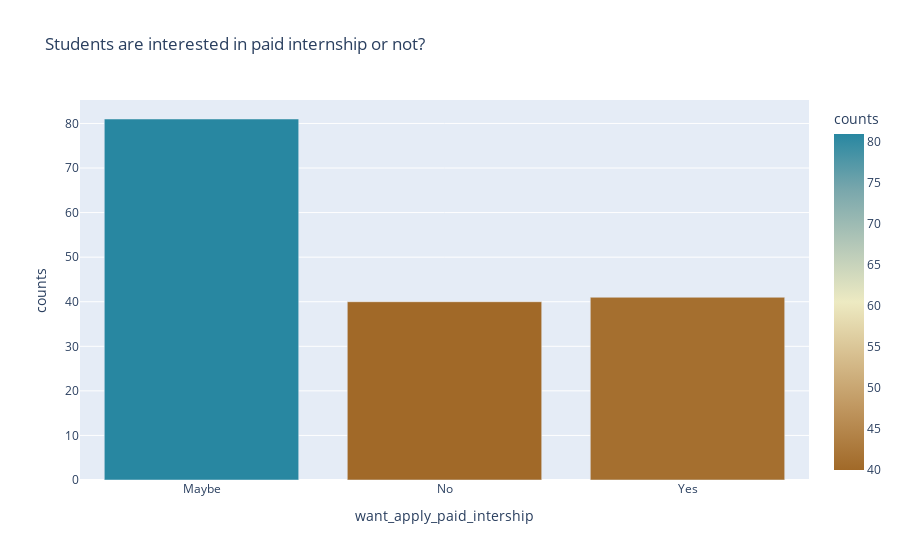

Here is the notebook cell this chart was saved with:
### Code cell
#bar chart for paid internship
fig = px.bar(paid_internship1,
             x='want_apply_paid_intership',
             y='counts',
             color='counts',
             color_continuous_scale='earth',
             title='Students are interested in paid internship or not?')
fig.show()

### Figure 1 — Plotly figure (JSON) as saved in the notebook; plotly's stock layout.template omitted (floating-point values rounded to 4 significant figures)
{"data": [{"alignmentgroup": "True", "hovertemplate": "want_apply_paid_intership=%{x}<br>counts=%{marker.color}<extra></extra>", "legendgroup": "", "marker": {"color": [81, 40, 41], "coloraxis": "coloraxis"}, "name": "", "offsetgroup": "", "orientation": "v", "showlegend": false, "textposition": "auto", "type": "bar", "x": ["Maybe", "No", "Yes"], "xaxis": "x", "y": [81, 40, 41], "yaxis": "y"}], "layout": {"barmode": "relative", "coloraxis": {"colorbar": {"title": {"text": "counts"}}, "colorscale": [[0, "rgb(161, 105, 40)"], [0.1667, "rgb(189, 146, 90)"], [0.3333, "rgb(214, 189, 141)"], [0.5, "rgb(237, 234, 194)"], [0.6667, "rgb(181, 200, 184)"], [0.8333, "rgb(121, 167, 172)"], [1, "rgb(40, 135, 161)"]]}, "legend": {"tracegroupgap": 0}, "title": {"text": "Students are interested in paid internship or not?"}, "xaxis": {"anchor": "y", "domain": [0, 1], "title": {"text": "want_apply_paid_intership"}}, "yaxis": {"anchor": "x", "domain": [0, 1], "title": {"text": "counts"}}}}
